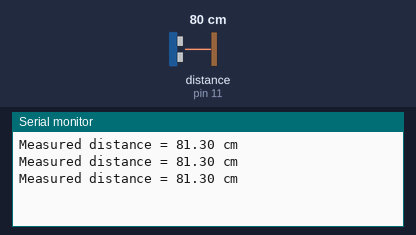
This sketch was run on a simulated Arduino Uno, built with avr-gcc and run on an emulated ATmega328P. Shown: the last lines printed to the serial monitor. Wiring (inferred from the names in the program): ultrasonic range finder: trigger pin 12; echo pin 11. Inputs (shaded band) come from the test bench; at power-on: distance to the obstacle (sensor on pin 11) 80 cm. The echo pulse lasts 58.3 µs per cm.

Above: at 1.3 s.
1.4 s: distance to the obstacle (sensor on pin 11) set to 7 cm
At 2.0 s:
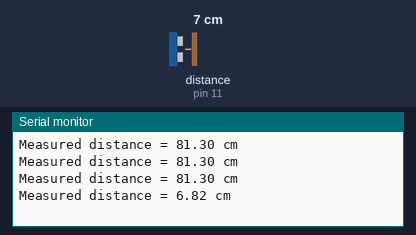
2.9 s: distance to the obstacle (sensor on pin 11) set to 4 cm
At 3.6 s:
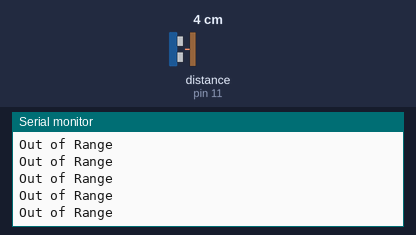
Timing chart, 0 to 5.9 s (numbered marks = the images above; inputs shaded):
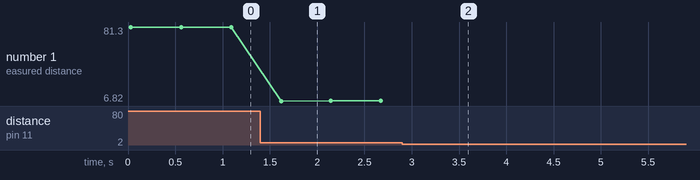

Measured:
- the behaviour switches between 6 and 5 cm on distance to the obstacle (sensor on pin 11) (found by bisection; images 1 and 2)
- after the input at 1.4 s, the serial monitor: prints a new line after 0.22 s (image 1)
- after the input at 2.9 s, the serial monitor: prints a new line after 0.30 s (image 2)
- plotted number 1: 81.3 → 6.84 after the input at 1.4 s

The sketch:

Ultrasonic_sensor.ino
```cpp
//Measure distance from HC-SR04 ultrasonic sensor
//Use speed of sound = 343 m/s
int trigPin = 12;
int echoPin = 11;
int pingTravTime;
float pingTravDist;
float distToTarget;
void setup() {
  // put your setup code here, to run once:
pinMode(trigPin, OUTPUT);
pinMode(echoPin, INPUT);
Serial.begin(9600);
}

void loop() {
    // put your main code here, to run repeatedly:
digitalWrite(trigPin,LOW);
delayMicroseconds(10);
digitalWrite(trigPin,HIGH);
delayMicroseconds(10);
digitalWrite(trigPin,LOW);
pingTravTime = pulseIn(echoPin,HIGH);
delay(25);
pingTravDist = 350.*pingTravTime/1000000.;
distToTarget = pingTravDist/2.*100.;
if (distToTarget >200 || distToTarget<5){
  Serial.println("Out of Range");
  }
  else {
  Serial.print("Measured distance = ");
  Serial.print(distToTarget);
  Serial.println(" cm");
  delay(500);
  }
}
```
